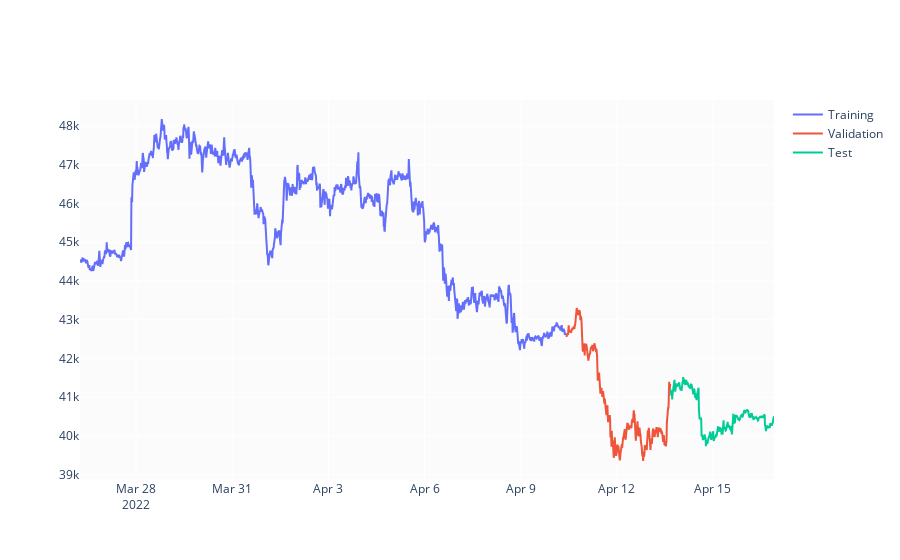

Notebook source saved alongside this figure:
### Markdown cell above
Split stock data frame into three subsets: training ($70\%$), validation ($15\%$) and test ($15\%$) sets. Calculated split indices and create three separate dataframes (train_df, valid_df, test_df). All three frames have been ploted in the chart below.

### Code cell
test_size  = 0.15
valid_size = 0.15

test_split_idx  = int(btc_df.shape[0] * (1-test_size))
valid_split_idx = int(btc_df.shape[0] * (1-(valid_size+test_size)))

train_df  = btc_df.loc[:valid_split_idx].copy()
valid_df  = btc_df.loc[valid_split_idx+1:test_split_idx].copy()
test_df   = btc_df.loc[test_split_idx+1:].copy()

fig = go.Figure()
fig.add_trace(go.Scatter(x=train_df.time, y=train_df.close, name='Training'))
fig.add_trace(go.Scatter(x=valid_df.time, y=valid_df.close, name='Validation'))
fig.add_trace(go.Scatter(x=test_df.time,  y=test_df.close,  name='Test'))
fig.show()
fig.write_image('images/traintestvalidate.png')

### Figure 1 — Plotly figure (JSON) as saved in the notebook; plotly's stock layout.template omitted (floating-point values rounded to 4 significant figures; data arrays with more than 128 entries replaced by an {"elided": "..."} marker saying what was removed)
{"data": [{"name": "Training", "type": "scatter", "x": {"elided": "1457 str values"}, "y": {"elided": "1457 float values"}}, {"name": "Validation", "type": "scatter", "x": {"elided": "312 str values"}, "y": {"elided": "312 float values"}}, {"name": "Test", "type": "scatter", "x": {"elided": "311 str values"}, "y": {"elided": "311 float values"}}], "layout": {"autosize": true, "xaxis": {"autorange": true, "range": ["2022-03-26 06:00", "2022-04-16 21:45"], "type": "date"}, "yaxis": {"autorange": true, "range": [38860.0, 48670.0], "type": "linear"}}}
